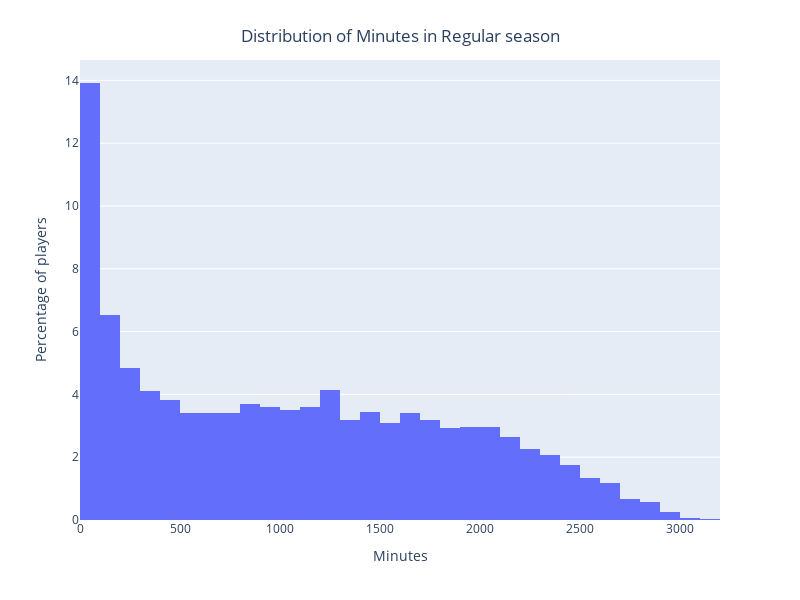

The notebook cell saved with this chart:
### Markdown cell above
## minutes played by a player

### Code cell
fig = px.histogram(x=rs_df['MIN'],histnorm='percent')
fig.update_layout(height=600, width=800)
fig.update_xaxes(title_text='Minutes')
fig.update_yaxes(title_text='Percentage of players')
fig.update_layout(title_text='Distribution of Minutes in Regular season', title_x=0.5, title_y=0.95)

fig.show()

### Figure 1 — Plotly figure (JSON) as saved in the notebook; plotly's stock layout.template omitted (floating-point values rounded to 4 significant figures; data arrays with more than 128 entries replaced by an {"elided": "..."} marker saying what was removed)
{"data": [{"alignmentgroup": "True", "bingroup": "x", "histnorm": "percent", "hovertemplate": "x=%{x}<br>percent=%{y}<extra></extra>", "legendgroup": "", "marker": {"color": "#636efa", "pattern": {"shape": ""}}, "name": "", "offsetgroup": "", "orientation": "v", "showlegend": false, "type": "histogram", "x": {"elided": "5274 int values"}, "xaxis": "x", "yaxis": "y"}], "layout": {"barmode": "relative", "height": 600, "legend": {"tracegroupgap": 0}, "margin": {"t": 60}, "title": {"text": "Distribution of Minutes in Regular season", "x": 0.5, "y": 0.95}, "width": 800, "xaxis": {"anchor": "y", "autorange": true, "domain": [0, 1], "range": [-0.5, 3200.0], "title": {"text": "Minutes"}, "type": "linear"}, "yaxis": {"anchor": "x", "autorange": true, "domain": [0, 1], "range": [0, 14.65], "title": {"text": "Percentage of players"}}}}
